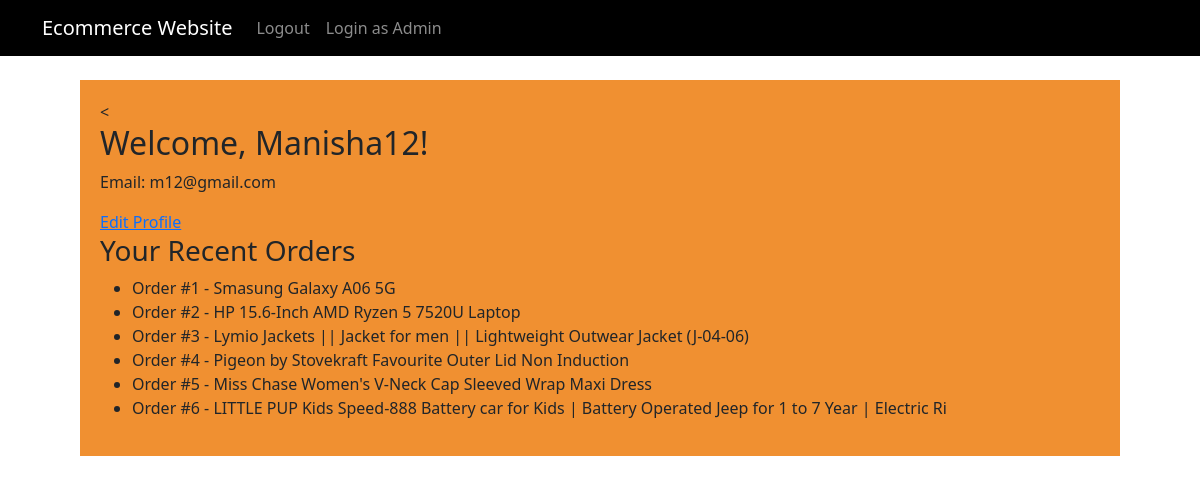
Screenshot of /user-dashboard/ (signed in) with the database file from the repository.
### products/models.py (models this page shows, shortened)
class Product(models.Model):
	subcategory=models.ForeignKey(SubCategory,on_delete=models.CASCADE)
	name=models.CharField(max_length=100)
	sku=models.CharField(max_length=50,unique=True)
	price=models.DecimalField(max_digits=10,decimal_places=2)
	stock=models.PositiveIntegerField()
	description=models.TextField(blank=True)
	image=models.ImageField(upload_to='porducts/',blank=True,null=True)

### user/views.py (the view)
# urls.py: path('user-dashboard/',user_views.user_dashboard,name='user-dashboard'),
@login_required
def user_dashboard(request):
    products = Product.objects.all()
    return render(request,'user/user_dashboard.html',{'products':products})

### user/templates/user/user_dashboard.html
{% extends "admin_panel/Base.html" %}
{% load static %}
{% block content %}
<<h2>Welcome, {{ user.username }}!</h2>
<p>Email: {{ user.email }}</p>
<a href="{% url 'profile' %}">Edit Profile</a>
<h3>Your Recent Orders</h3>
<ul>
  {% for product in products %}
    <li>Order #{{ product.id }} - {{ product.name }}</li>
  {% empty %}
    <li>No recent orders</li>
  {% endfor %}
</ul>
{% endblock %}

### admin_panel/static/css/style.css (style rules this page uses)
body { background-color: #fff; display: flex; justify-content: center; align-items: center; }

### rows the page displays
Product: id "1", name "Smasung Galaxy A06 5G"
Product: id "2", name "HP 15.6-Inch AMD Ryzen 5 7520U Laptop"
Product: id "3", name "Lymio Jackets || Jacket for men || Lightweight Outwear Jacket (J-04-06)"
Product: id "4", name "Pigeon by Stovekraft Favourite Outer Lid Non Induction"
Product: id "5", name "Miss Chase Women's V-Neck Cap Sleeved Wrap Maxi Dress"
Product: id "6", name "LITTLE PUP Kids Speed-888 Battery car for Kids | Battery Operated Jeep for 1 to 7 Year | Electric Ri"

### other values shown
{{ user.username }} "Manisha12"
{{ user.email }} "m12@gmail.com"
